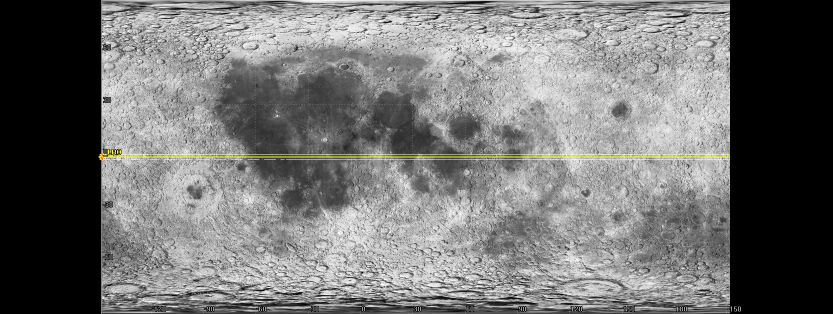
#> input picture 1.bmp, 1665 x 628 px (shown at 1/2 size); its folder holds only this picture in this run
$ python -i detector.py   (imports and definitions only)
#> lines starting #> are read from the running program, lines starting #| are printed output that depends on the picture
from mrcnn.model import log
from mrcnn import visualize
import mrcnn.model as modellib
from mrcnn import utils
from mrcnn.config import Config
import os
import sys
import numpy as np
import cv2
import matplotlib.pyplot as plt
import warnings
from astropy import units as u

# Ignore warnings
# [1 line not run here, left out]


# Root directory of the project
ROOT_DIR = os.path.abspath("../../")

# Import Mask RCNN
sys.path.append(ROOT_DIR)  # To find local version of the library


class ShapesConfig(Config):
    """Configuration for training on the toy shapes dataset.
    Derives from the base Config class and overrides values specific
    to the toy shapes dataset.
    """

    # Give the configuration a recognizable name
    NAME = "craters"
    BACKBONE = "resnet101"  # default resnet101

    # Train on 1 GPU and 8 images per GPU. We can put multiple images on each
    # GPU because the images are small. Batch size is 8 (GPUs * images/GPU).
    GPU_COUNT = 1
    IMAGES_PER_GPU = 1

    # Number of classes (including background)
    NUM_CLASSES = 1 + 1  # background + 1 shapes

    # Use small images for faster training. Set the limits of the small side
    # the large side, and that determines the image shape.
    IMAGE_MIN_DIM = 512
    IMAGE_MAX_DIM = 1024

    # Use smaller anchors because our image and objects are small
    RPN_ANCHOR_SCALES = (4, 8, 16, 32, 64)  # anchor side in pixels, from 4,8
    RPN_NMS_THRESHOLD = 0.7
    MEAN_PIXEL = [165.32, 165.32, 165.32]

    # POST_NMS_ROIS_TRAINING = 2000
    # Reduce training ROIs per image because the images are small and have
    # few objects. Aim to allow ROI sampling to pick 33% positive ROIs.

    TRAIN_ROIS_PER_IMAGE = 300
    MAX_GT_INSTANCES = 400
    DETECTION_MAX_INSTANCES = 400

    # Use a small epoch since the data is simple
    STEPS_PER_EPOCH = 160

    # use small validation steps since the epoch is small
    VALIDATION_STEPS = 16
    # Additional Setting by user
    DETECTION_MIN_CONFIDENCE = 0.95
    DETECTION_NMS_THRESHOLD = 0.4


# [107 lines left out: functions get_ax, inspect_results, diff_bb, delinvalidvalues, runinference, not called in this run]


def preprocess(img):
    image = cv2.cvtColor(img, cv2.COLOR_RGB2GRAY)
    clahe = cv2.createCLAHE(clipLimit=3.0, tileGridSize=(4, 4))
    image = clahe.apply(image)
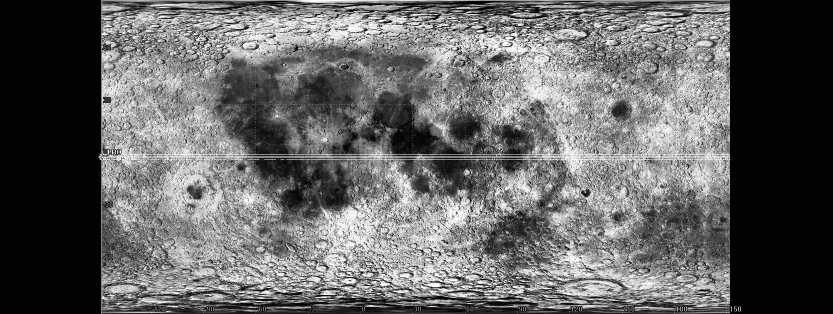
#> image: shape (628, 1665) (shown at 1/2 size); min 0, max 255, mean 101.7
    # plt.imshow(image, cmap='gray')
    image.shape
    image3channel = cv2.cvtColor(image, cv2.COLOR_GRAY2RGB)
    # plt.imshow(image3channel)
    return image3channel


# [30 lines left out: functions load_images_from_folder, match_prep, not called in this run]


class InferenceConfig(ShapesConfig):
    GPU_COUNT = 1
    IMAGES_PER_GPU = 1
    DETECTION_MIN_CONFIDENCE = 0.88


inference_config = InferenceConfig()
inference_config.USE_MINI_MASK = False
MODEL_DIR = os.path.abspath("")
# Recreate the model in inference mode
# [3 lines that did not run here, left out]

# [4 lines not run here, left out]
# print("Weights Loaded!")

config = ShapesConfig()
# config.display()


# [9 lines left out: function detect, not called in this run]


def main():
    pass


# [2 lines not run here, left out]

>>> import cv2
>>> picture = cv2.cvtColor(cv2.imread('../1.bmp'), cv2.COLOR_BGR2RGB)
>>> result = preprocess(picture)

$ run again, on 4.bmp
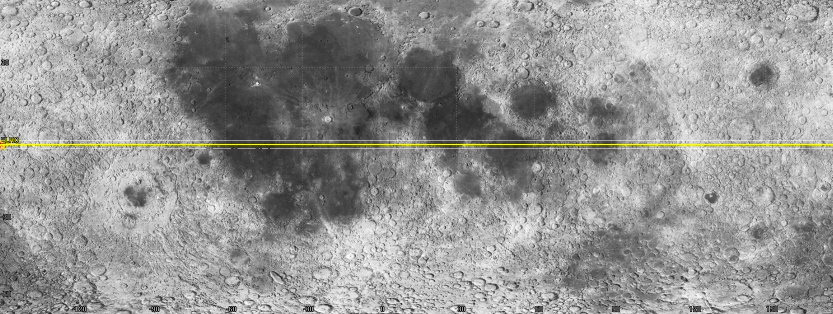
#> input picture 4.bmp, 1665 x 628 px (shown at 1/2 size)
#> in preprocess, `image = clahe.apply(image)`:
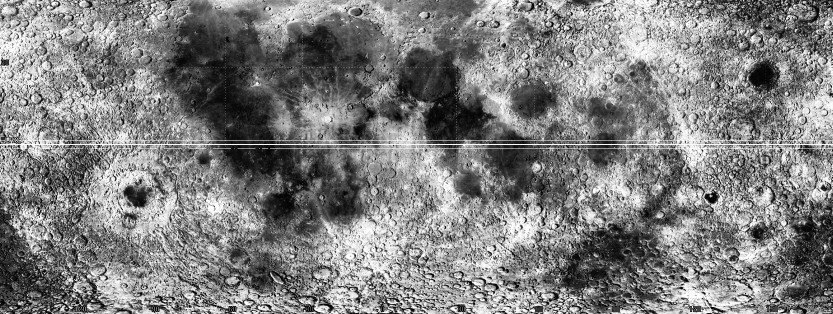
#> image: shape (628, 1665) (shown at 1/2 size); min 0, max 255, mean 127.5
